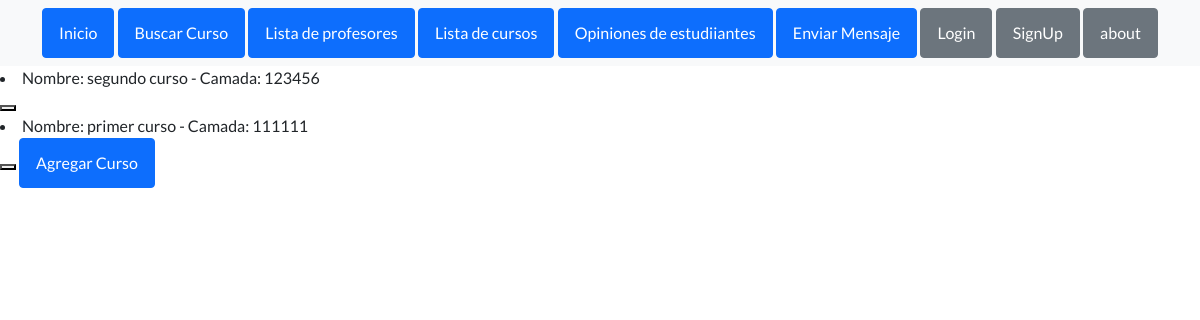
Page /mostrar_cursos/ on the committed database.
### appCoder/models.py (models this page shows)
class Curso(models.Model):
    nombre=models.CharField(max_length=40)
    camada=models.IntegerField()
    def __str__(self) -> str:
        return f' Nombre: {self.nombre} - Camada: {self.camada} '

### appCoder/views.py (the view)
# urls.py: path('mostrar_cursos/', mostrar_cursos, name='mostrar_cursos'),
def mostrar_cursos(request):
      cursos= Curso.objects.all()
      context = {'cursos': cursos}
      return render(request, 'mostrar_cursos.html', context=context)

### appCoder/templates/mostrar_cursos.html (shortened to what this page needs)
{% extends "index.html" %}
{%load static %}
{% block codigoDinamico %}
<body>
    {% for p in cursos %}
        <li>{{ p }}</li>
        <button>
         </button>
    {% endfor %}
</body>
<a class="btn btn-primary" href="{% url 'cursos' %}"> Agregar Curso </a>
{% endblock %}

### rows in the picture
Curso: nombre+camada "Nombre: segundo curso - Camada: 123456"
Curso: nombre+camada "Nombre: primer curso - Camada: 111111"
